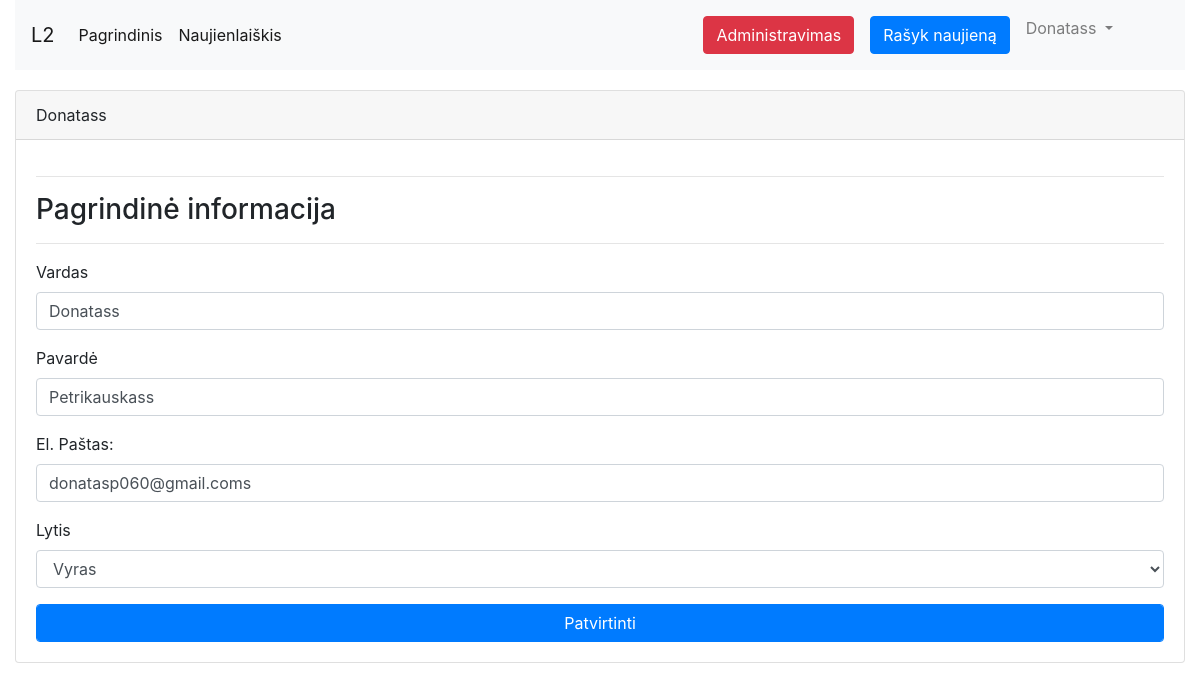
Screenshot of /edit-profile.php (signed in) with the database file from the repository.
### tables this page shows
CREATE TABLE IF NOT EXISTS `user` (
  `id` int(11) NOT NULL AUTO_INCREMENT,
  `name` varchar(255) DEFAULT NULL,
  `surname` varchar(255) DEFAULT NULL,
  `email` varchar(255) DEFAULT NULL,
  `password` varchar(255) DEFAULT NULL,
  `last_login` date DEFAULT NULL,
  `created_at` date DEFAULT NULL,
  `updated_at` date DEFAULT NULL,
  `last_ip` varchar(255) DEFAULT NULL,
  `type` char(16) DEFAULT NULL,
  PRIMARY KEY (`id`)
);

### maincore.php (called while the page is built, shortened)
<?php
$host   = 'localhost';
$user   = 'root';
$pass   = '';
$db     = 'db_laboras';
try{
    $pdo = new PDO('mysql:host='.$host.';dbname='.$db, $user, $pass);
    $pdo->setAttribute(PDO::ATTR_ERRMODE, PDO::ERRMODE_EXCEPTION);
    $pdo->setAttribute(PDO::ATTR_EMULATE_PREPARES, false);
    $pdo->query("SET Names 'utf8'");
}catch(PDOException $e){
    die($e->getMessage());
}
if($_SESSION['login']){
    $query = $pdo->prepare("SELECT * FROM `user` WHERE `id` = ?");
    $query->execute([$_SESSION['user']]);
    $user = $query->fetch(PDO::FETCH_BOTH);
}
$query = $pdo->prepare("SELECT * FROM `future_news` WHERE `publish_date` <= ?");
$query->execute([date("Y-m-d")]);
foreach($query as $row){
    $query2 = $pdo->prepare("SELECT * FROM `news` WHERE `id` = ?");
    $query2->execute([$row['fk_NEWSid']]);
    $row2 = $query2->fetch(PDO::FETCH_BOTH);
    if($row2['status'] == 1) {
        $query = $pdo->prepare("UPDATE `news` SET `updated_at` = ? WHERE `id` = ?");
        $query->execute([date("Y-m-d"), $row['fk_NEWSid']]);
        $query = $pdo->prepare("DELETE FROM `future_news` WHERE `id` = ?");
        $query->execute([$row['id']]);
    }
}

### functions.php (called while the page is built, shortened)
<?php
function is_admin(int $userid) : bool
{
    require('maincore.php');
    $query = $pdo->prepare("SELECT * FROM `admin` WHERE `fk_USERid` = ?");
    $query->execute([$userid]);
    if($query->rowCount() > 0) return true;
    return false;
}
function user($id){
    require('maincore.php');
    $query = $pdo->prepare("SELECT * FROM `user` WHERE `id` =?");
    $query->execute([$id]);
    return $query->fetch(PDO::FETCH_BOTH);
}

### edit-profile.php (the view, shortened to what this page needs)
<?php
require_once('head.php');
$profile = user($_SESSION['user']);
?>
    <div class="row">
    <div class="col-md-12">
        <div class="card">
            <div class="card-header">
                <?=$profile['name'];?>
            </div>
            <div class="card-body">
                <hr>
                <h3>Pagrindinė informacija</h3>
                <hr>
                <form method="post">
                    <div class="form-group">
                        <label for="name">Vardas</label>
                        <input type="text" name="name" class="form-control" id="name" value="<?=$profile['name'];?>" required/>
                    </div>
                    <div class="form-group">
                        <label for="surname">Pavardė</label>
                        <input type="text" name="surname" class="form-control" id="surname" value="<?=$profile['surname'];?>" required/>
                    </div>
                    <div class="form-group">
                        <label for="email">El. Paštas:</label>
                        <input type="email" name="email" class="form-control" id="email" value="<?=$profile['email'];?>" required/>
                    </div>
                    <div class="form-group">
                        <label for="gender">Lytis</label>
                        <select id="gender" name="gender" class="form-control">
                            <?php
                            echo '
                            <option'; if($profile['type'] == 0) echo ' selected'; echo ' value="0">Vyras</option>
                            <option'; if($profile['type'] == 1) echo ' selected'; echo ' value="1">Moteris</option>
                            <option'; if($profile['type'] == 2) echo ' selected'; echo ' value="2">Kita</option>';
                            ?>
                        </select>
                    </div>
                    <input type="submit" name="ok" class="form-control btn btn-primary" value="Patvirtinti">
                </form>
            </div>
        </div>
    </div>
<?php
include('footer.php');
?>

### head.php (shortened to what this page needs)
<!DOCTYPE html>
<html lang="en">
<?php
require_once('maincore.php');
require_once('functions.php');
?>
<head>
    <link rel="stylesheet" type="text/css" href="css/bootstrap.css">
    <link rel="stylesheet" type="text/css" href="css/main.css">
    <link href="css/lightbox.css" rel="stylesheet" />
    <link href="https://cdn.jsdelivr.net/gh/gitbrent/bootstrap4-toggle@3.6.1/css/bootstrap4-toggle.min.css" rel="stylesheet">
</head>
<body>
<div class="container-fluid">
    <nav class="navbar navbar-expand-lg navbar-light bg-light">
        <a class="navbar-brand" href="#">L2</a>
        <div class="collapse navbar-collapse" id="navbarSupportedContent">
            <ul class="navbar-nav mr-auto">
                <li class="nav-item active">
                    <a class="nav-link" href="index.php">Pagrindinis <span class="sr-only">(current)</span></a>
                </li>
                <li class="nav-item active">
                    <a class="nav-link" href="subscription.php">Naujienlaiškis</a>
                </li>
            </ul>
            <ul class="navbar-nav mr-5">
                <?php
                if(!$_SESSION['login']){
                echo '
                <li class="nav-item">
                    <a class="nav-link" href="login.php">Prisijungimas</a>
                </li>
                <li class="nav-item">
                    <a class="nav-link" href="register.php">Registracija</a>
                </li>';
                }else{
                    if(is_admin($_SESSION['user'])){
                        echo '
                       <li class="nav-item">
                        <a class="nav-link" href="admin/index.php"><button class="btn btn-danger">Administravimas</button></a>
                       </li>';
                    }
                    echo '
                   <li class="nav-item">
                    <a class="nav-link" href="addnews.php"><button class="btn btn-primary">Rašyk naujieną</button></a>
                   </li>
                   <li class="nav-item dropdown">
                    <a class="nav-link dropdown-toggle" href="#" id="navbarDropdown" role="button" data-toggle="dropdown" aria-haspopup="true" aria-expanded="false">
                      '.$user['name'].'
                    </a>
                    <div class="dropdown-menu" aria-labelledby="navbarDropdown">
                      <a class="dropdown-item" href="profile.php">Profilis</a>
                      <a class="dropdown-item" href="edit-profile.php">Profilio redagavimas</a>
                      <a class="dropdown-item" href="logout.php">Atsijungti</a>
                    </div>
                  </li>';
                }
                ?>
            </ul>
        </div>
    </nav>

### css/main.css (style rules this page uses)
nav { margin-bottom: 20px; }
.card { margin-bottom: 20px; }
.active a { color: #fff; }

### rows the page displays
user: name "Donatass", surname "Petrikauskass", email "donatasp060@gmail.coms", gender "Vyras"
